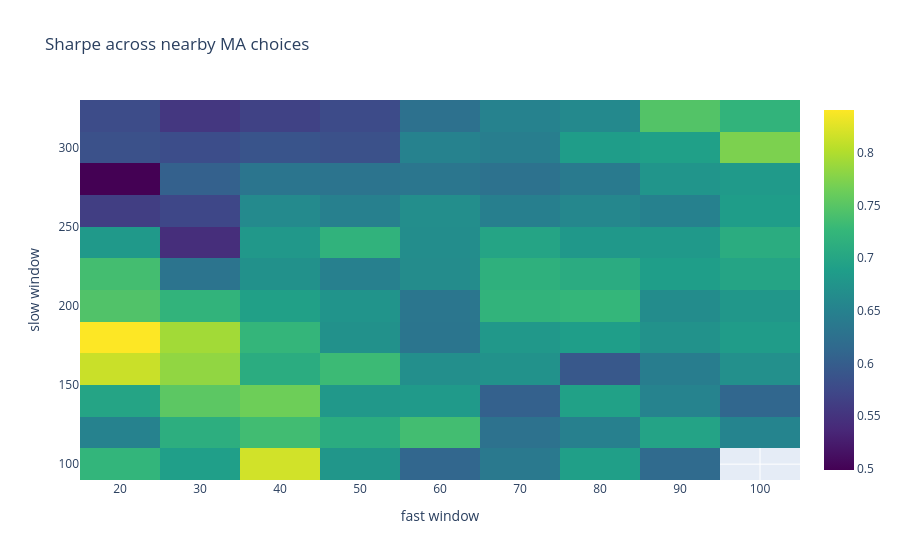

Source (notebook cell):
### Code cell
# Testing Parameters ----------------------
# (1) Parameter Surface

surface = parameter_surface(price, range(20, 101, 10), range(100, 321, 20), cost_bps = COST_BPS)
matrix = surface.pivot(index = 'slow_window', columns = 'fast_window', values = 'sharpe').sort_index()
fig = px.imshow(matrix, origin = 'lower', aspect= 'auto', color_continuous_scale= 'Viridis', title = 'Sharpe across nearby MA choices')
fig.update_layout(xaxis_title = 'fast window', yaxis_title = 'slow window')
fig.show()

### Figure 1 — Plotly figure (JSON) as saved in the notebook; plotly's stock layout.template omitted (floating-point values rounded to 4 significant figures)
{"data": [{"coloraxis": "coloraxis", "hovertemplate": "fast_window: %{x}<br>slow_window: %{y}<br>color: %{z}<extra></extra>", "name": "0", "type": "heatmap", "x": [20, 30, 40, 50, 60, 70, 80, 90, 100], "xaxis": "x", "y": [100, 120, 140, 160, 180, 200, 220, 240, 260, 280, 300, 320], "yaxis": "y", "z": [[0.7232, 0.6897, 0.8176, 0.6782, 0.6114, 0.6371, 0.691, 0.6178, NaN], [0.6502, 0.7133, 0.7346, 0.7101, 0.7364, 0.627, 0.6473, 0.6971, 0.6537], [0.6984, 0.7527, 0.7643, 0.6804, 0.6831, 0.6038, 0.6928, 0.6524, 0.6115], [0.8133, 0.7834, 0.71, 0.7315, 0.6679, 0.6731, 0.5938, 0.644, 0.6699], [0.8408, 0.7924, 0.7244, 0.6711, 0.6324, 0.6807, 0.6894, 0.6722, 0.6856], [0.7456, 0.7215, 0.6925, 0.6753, 0.6333, 0.721, 0.7253, 0.6649, 0.6797], [0.7371, 0.6309, 0.671, 0.6486, 0.6641, 0.7168, 0.7089, 0.6893, 0.6987], [0.6816, 0.5441, 0.6804, 0.7194, 0.6655, 0.6987, 0.681, 0.6827, 0.7099], [0.5623, 0.5732, 0.6613, 0.6472, 0.6669, 0.6465, 0.658, 0.6492, 0.6877], [0.499, 0.6041, 0.6322, 0.6305, 0.6339, 0.6281, 0.6395, 0.6761, 0.6829], [0.5847, 0.5798, 0.5881, 0.5844, 0.6508, 0.6449, 0.6874, 0.6913, 0.7723], [0.5781, 0.5538, 0.5671, 0.5768, 0.6257, 0.6505, 0.6609, 0.747, 0.7213]]}], "layout": {"coloraxis": {"autocolorscale": false, "colorscale": [[0, "#440154"], [0.1111, "#482878"], [0.2222, "#3e4989"], [0.3333, "#31688e"], [0.4444, "#26828e"], [0.5556, "#1f9e89"], [0.6667, "#35b779"], [0.7778, "#6ece58"], [0.8889, "#b5de2b"], [1, "#fde725"]]}, "title": {"text": "Sharpe across nearby MA choices"}, "xaxis": {"anchor": "y", "domain": [0, 1], "title": {"text": "fast window"}}, "yaxis": {"anchor": "x", "autorange": true, "domain": [0, 1], "title": {"text": "slow window"}}}}
